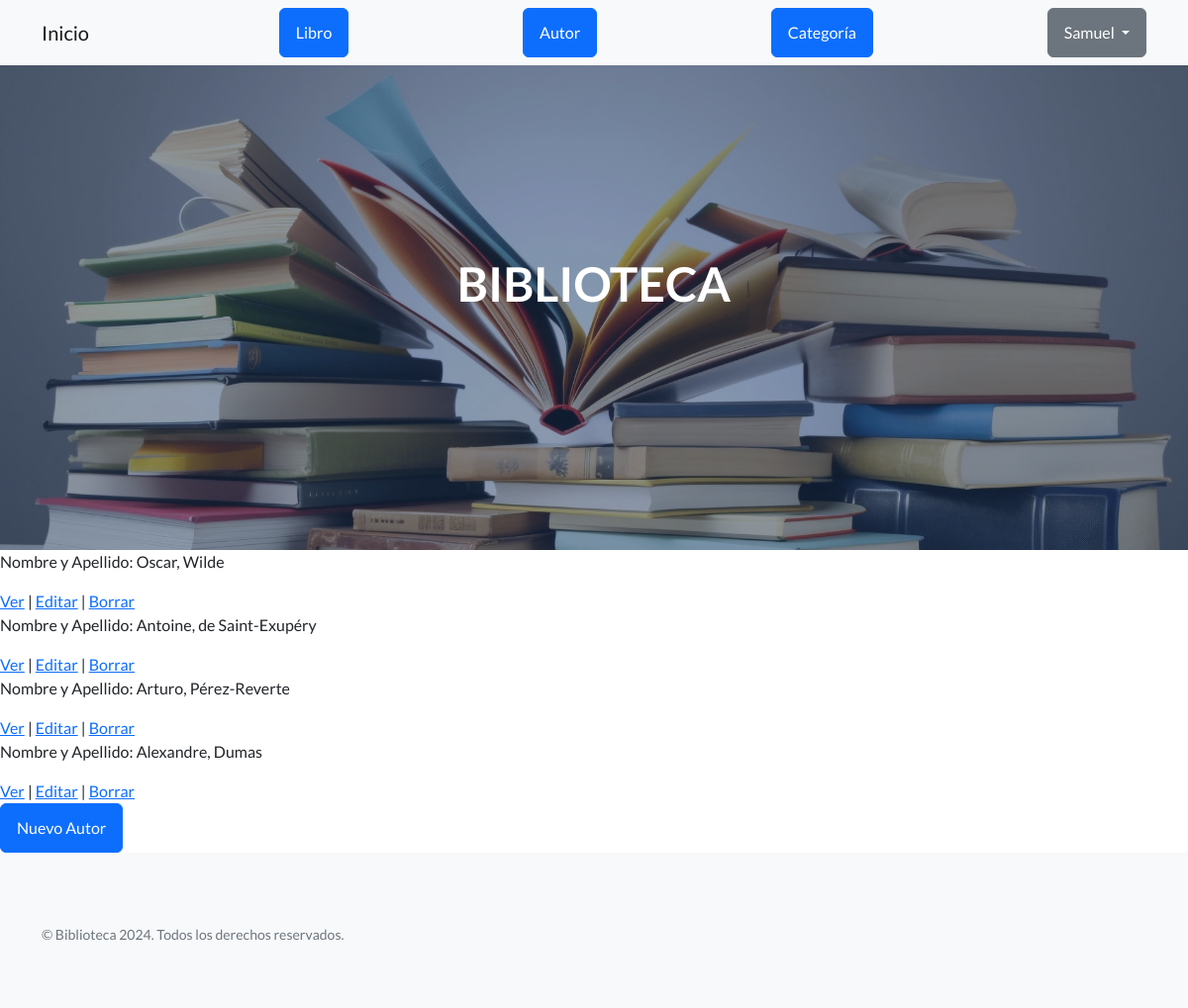
Before: /autor/listar (signed in) with the older database file.
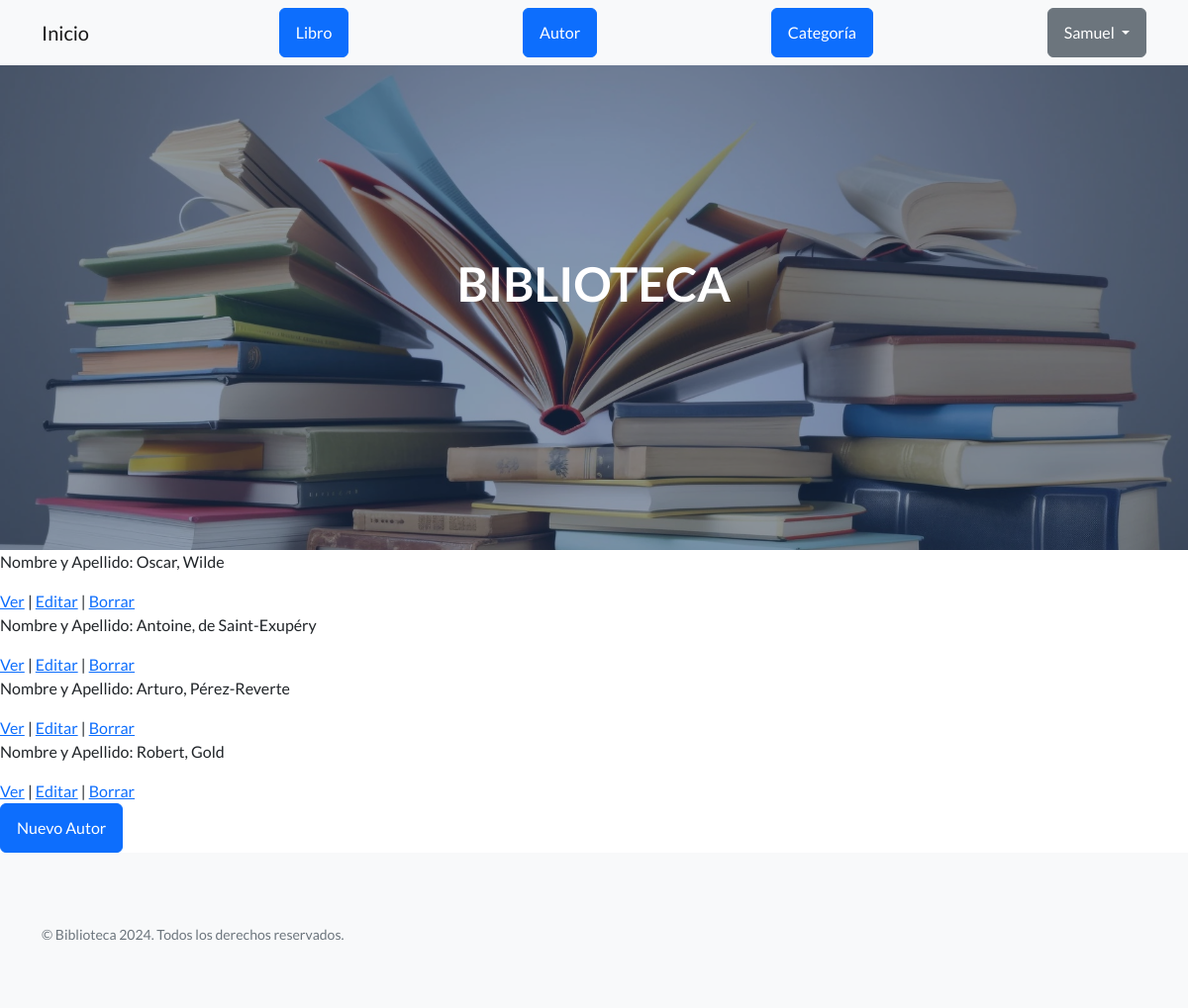
After: the same page with the newer database file.
### AppSamuel/models.py (models this page shows, shortened)
class Autor(models.Model):
    nombre = models.CharField(max_length=100)
    apellido = models.CharField(max_length=100)

### AppSamuel/views.py (the view)
# urls.py: path('autor/listar', views.AutorListView.as_view(), name='ListaAutores'),
class AutorListView(LoginRequiredMixin, ListView):
    model = Autor
    context_object_name = "autores"
    template_name = "AppSamuel/autor_lista.html"
    def get(self, request, *args, **kwargs):
        return super().get(request, *args, **kwargs)

### AppSamuel/templates/AppSamuel/autor_lista.html (shortened to what this page needs)
{% extends 'AppSamuel/base.html' %}
{% load static %}
{% block main %}
    {% for autor in autores  %}
        <p>Nombre y Apellido: {{autor.nombre}}, {{autor.apellido}}</p>
        <a href="{% url 'DetalleAutor' autor.pk%}">Ver</a>
        |
        <a href="{% url 'EditarAutor' autor.pk%}">Editar</a>
        |
        <a href="{% url 'BorrarAutor' autor.pk %}">Borrar</a>
    {% endfor %}
    <form action="{% url 'NuevoAutor' %}" method="GET">
            <button class="btn btn-primary" type="submit">Nuevo Autor</button>
    </form>
{% endblock main %}

### AppSamuel/templates/AppSamuel/base.html (shortened to what this page needs)
<!DOCTYPE html>
<html lang="es">
    {% load static %}
    <head>
        <link href="https://cdn.jsdelivr.net/npm/bootstrap-icons@1.5.0/font/bootstrap-icons.css" rel="stylesheet" type="text/css" />
        <link href="{% static 'AppSamuel/css/styles.css' %}" rel="stylesheet" />
    </head>
    <body>
        <nav class="navbar navbar-light bg-light static-top">
            <div class="container">
                <a class="navbar-brand" href="{% url 'Inicio' %}">Inicio</a>
                <a class="btn btn-primary" href="{% url 'ListaLibros' %}">Libro</a>
                <a class="btn btn-primary" href="{% url 'ListaAutores' %}">Autor</a>
                <a class="btn btn-primary" href="{% url 'ListaCategorias' %}">Categoría</a>
                        {% if request.user.is_authenticated %}
                            <div class="dropdown">
                                <button class="btn btn-secondary dropdown-toggle" type="button" id="dropdownMenuButton1" data-bs-toggle="dropdown" aria-expanded="false">
                                    {{ request.user.username }}
                                </button>
                            </div>
                        {% endif %}
                </div>
        </nav>
        <header class="masthead">
            <div class="container position-relative">
                <div class="row justify-content-center">
                    <div class="col-xl-6">
                        <div class="text-center text-white">
                            <h1 class="mb-5">BIBLIOTECA</h1>
                        </div>
                    </div>
                </div>
            </div>
        </header>
            {% block main %}
            {% endblock main %}
        <footer class="footer bg-light">
            <div class="container">
                <div class="row">
                    <div class="col-lg-6 h-100 text-center text-lg-start my-auto">
                        <p class="text-muted small mb-4 mb-lg-0">&copy; Biblioteca 2024. Todos los derechos reservados.</p>
                    </div>
                </div>
            </div>
        </footer>
    </body>
</html>

Changed rows visible on the page:
removed Autor: nombre "Alexandre", apellido "Dumas"
added Autor: nombre "Robert", apellido "Gold"
